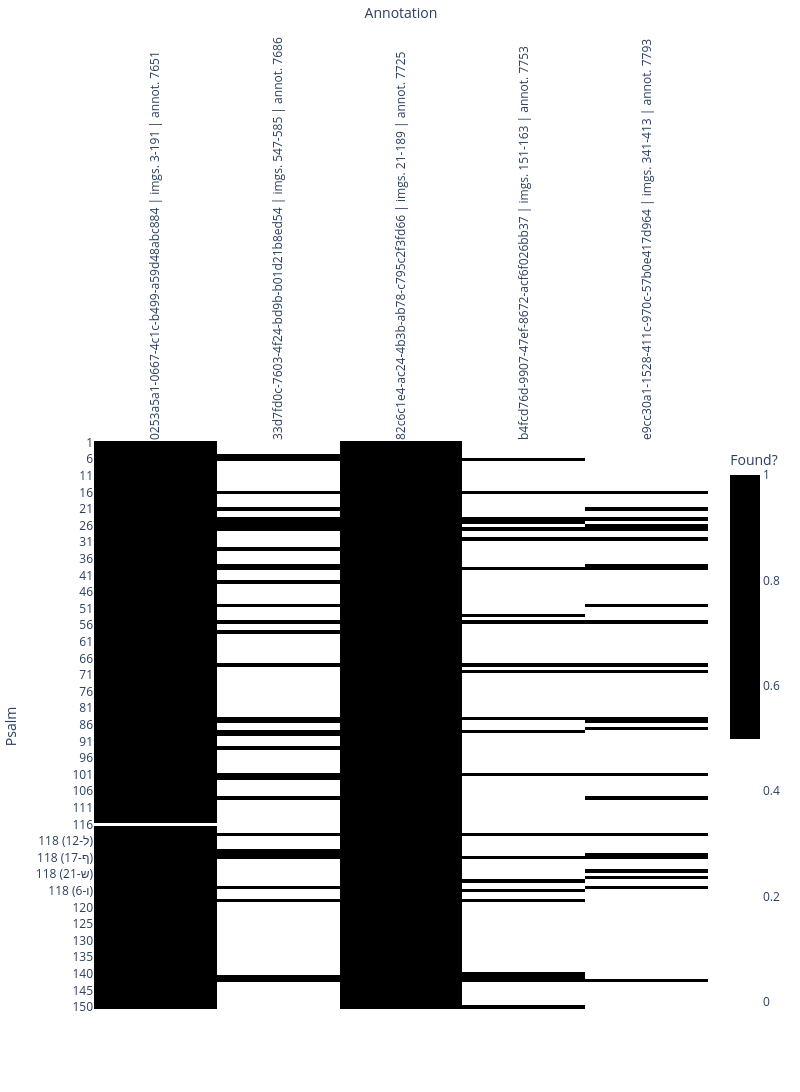

Notebook cell for this chart:
### Markdown cell above
### 3.3.2. Heatmap psalter

### Code cell
psalter_heatmap_long = build_text_presence_heatmap_df(
    plot_df,
    work_type="Psalter"
)

psalter_heatmap_matrix = psalter_heatmap_long.pivot_table(
    index="annotation_label",
    columns="source_text_id",
    values="found",
    aggfunc="max",
    fill_value=0
)

original_cols = [str(col) for col in psalter_heatmap_matrix.columns]

pretty_labels = [
    psalm_number_map.get(str(col), str(col))
    for col in original_cols
]

label_counts = Counter(pretty_labels)

unique_labels = [
    label if label_counts[label] == 1 else f"{label} [{source_text_id}]"
    for label, source_text_id in zip(pretty_labels, original_cols)
]

psalter_heatmap_matrix.columns = unique_labels

psalter_heatmap_matrix = psalter_heatmap_matrix[
    sorted(
        psalter_heatmap_matrix.columns,
        key=psalm_sort_key
    )
]

# turn the matrix so that annotations are on the y-axis and psalms on the x-axis
psalter_heatmap_matrix_swapped = psalter_heatmap_matrix.T

fig = px.imshow(
    psalter_heatmap_matrix_swapped,
    aspect="auto",
    color_continuous_scale=[
        [0.0, "white"],
        [0.4999, "white"],
        [0.5, "black"],
        [1.0, "black"],
    ],
    zmin=0,
    zmax=1,
    labels={
        "x": "Annotation",
        "y": "Psalm",
        "color": "Found?"
    },
    origin="upper"   # первая строка матрицы будет сверху
)


fig.update_xaxes(
    side="top",
    tickangle=-90
)

fig.update_yaxes(
    autorange="reversed"
)

fig.update_layout(
    width=max(800, 25 * len(psalter_heatmap_matrix_swapped.columns)),
    height=max(800, 18 * len(psalter_heatmap_matrix_swapped)),
)

fig.show()

### Figure 1 — Plotly figure (JSON) as saved in the notebook; plotly's stock layout.template omitted (floating-point values rounded to 4 significant figures; data arrays with more than 128 entries replaced by an {"elided": "..."} marker saying what was removed)
{"data": [{"coloraxis": "coloraxis", "hovertemplate": "Annotation: %{x}<br>Psalm: %{y}<br>Found?: %{z}<extra></extra>", "name": "0", "type": "heatmap", "x": ["0253a5a1-0667-4c1c-b499-a59d48abc884 | imgs. 3-191 | annot. 7651", "33d7fd0c-7603-4f24-bd9b-b01d21b8ed54 | imgs. 547-585 | annot. 7686", "82c6c1e4-ac24-4b3b-ab78-c795c2f3fd66 | imgs. 21-189 | annot. 7725", "b4fcd76d-9907-47ef-8672-acf6f026bb37 | imgs. 151-163 | annot. 7753", "e9cc30a1-1528-411c-970c-57b0e417d964 | imgs. 341-413 | annot. 7793"], "xaxis": "x", "y": {"elided": "172 str values"}, "yaxis": "y", "z": {"elided": "172x5 int values"}}], "layout": {"coloraxis": {"cmax": 1, "cmin": 0, "colorbar": {"title": {"text": "Found?"}}, "colorscale": [[0, "white"], [0.4999, "white"], [0.5, "black"], [1, "black"]]}, "height": 3096, "margin": {"t": 60}, "width": 800, "xaxis": {"anchor": "y", "domain": [0, 1], "side": "top", "tickangle": -90, "title": {"text": "Annotation"}}, "yaxis": {"anchor": "x", "autorange": "reversed", "domain": [0, 1], "title": {"text": "Psalm"}}}}
